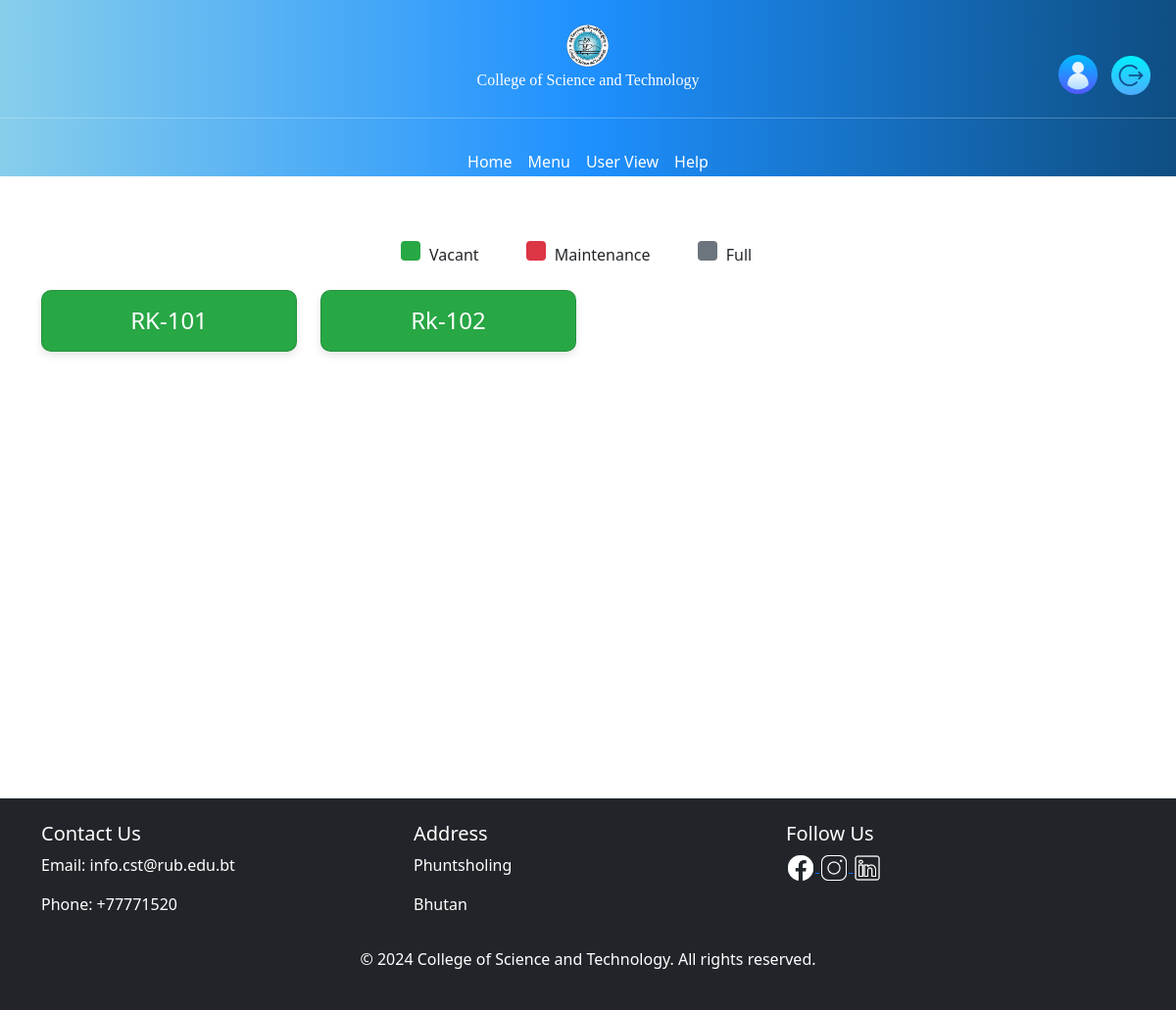
The app's page /selected_room/1/ (signed in), older data.
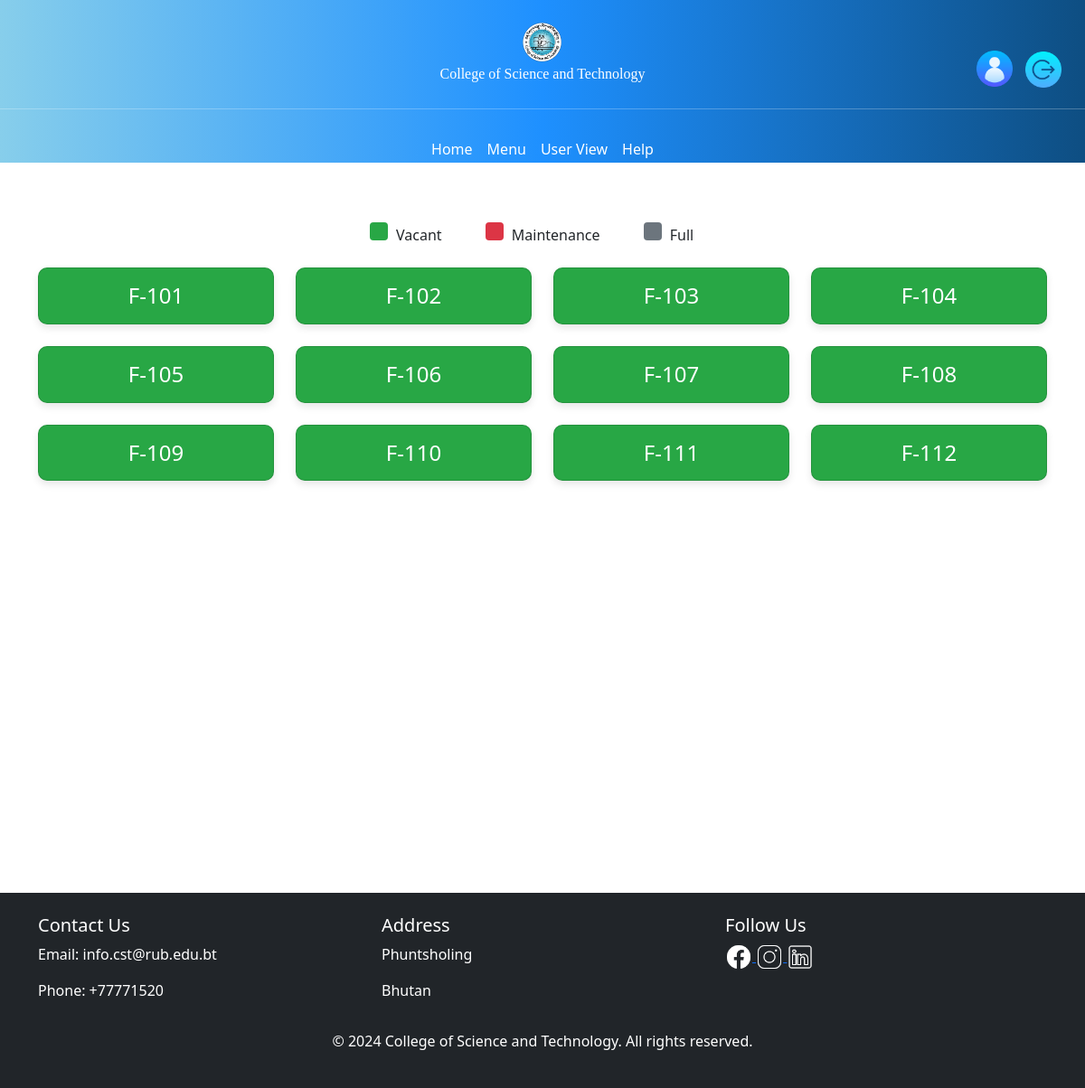
The same page, newer data.
### APP/models.py (models this page shows, shortened)
class Room (models.Model):
    Status = (
        ('Vacant','Vacant'),
        ('Full','Full'),
        ('Maintainece','Maintainece')
    )
    floor = models.ForeignKey(Floor,related_name='rooms' ,null=True,on_delete=models.SET_NULL)
    room = models.CharField(max_length=200)
    max_capacity = models.IntegerField(default=3)
    current_bookings = models.IntegerField(default=0)
    status = models.CharField(max_length=200,choices=Status ,default='Vacant')

### APP/views.py (the view)
# urls.py: path('selected_room/<str:pk>/',views.selected_room,name='selected_room'),
@login_required(login_url='login')
def selected_room(request,pk):
    floor = get_object_or_404(Floor, id= pk)
    room = floor.rooms.all().order_by('room')
    context={
        'floor': floor,
        'room': room,
    }
    return render(request,'room.html',context)

### APP/templates/room.html (shortened to what this page needs)
{% extends 'main.html' %}
{% block content %}
<br><br><br><br>
<div class="container">
    <div class="row mb-4 justify-content-center">
        <div class="col-auto me-4">
            <span class="legend-box vacant"></span> Vacant
        </div>
        <div class="col-auto me-4">
            <span class="legend-box maintenance"></span> Maintenance
        </div>
        <div class="col-auto me-4">
            <span class="legend-box full"></span> Full
        </div>
    </div>
    <div class="row">
        {% for room in room %}
        <div class="col-md-3 mb-4">
            {% if room.status == 'Vacant' %}
            <a href="{% url 'booking_room' room.id %}" class="text-decoration-none room-link"
               onclick="return confirmAdminBooking('{{ user.username }}')">
                <div class="card room-box vacant">
                    <div class="card-body text-center">
                        <h5 class="card-title">{{ room.room }}</h5>
                    </div>
                </div>
            </a>
            {% endif %}
        </div>
        {% endfor %}
    </div>
</div>
<br><br><br><br><br><br><br><br><br><br><br><br>
{% endblock %}

Row changes from the older to the newer data that the page shows:
removed Room: room "RK-101"
removed Room: room "Rk-102"
added Room: room "F-101"
added Room: room "F-102"
added Room: room "F-103"
added Room: room "F-104"
added Room: room "F-105"
added Room: room "F-106"
added Room: room "F-107"
added Room: room "F-108"
added Room: room "F-109"
added Room: room "F-110"
added Room: room "F-111"
added Room: room "F-112"
